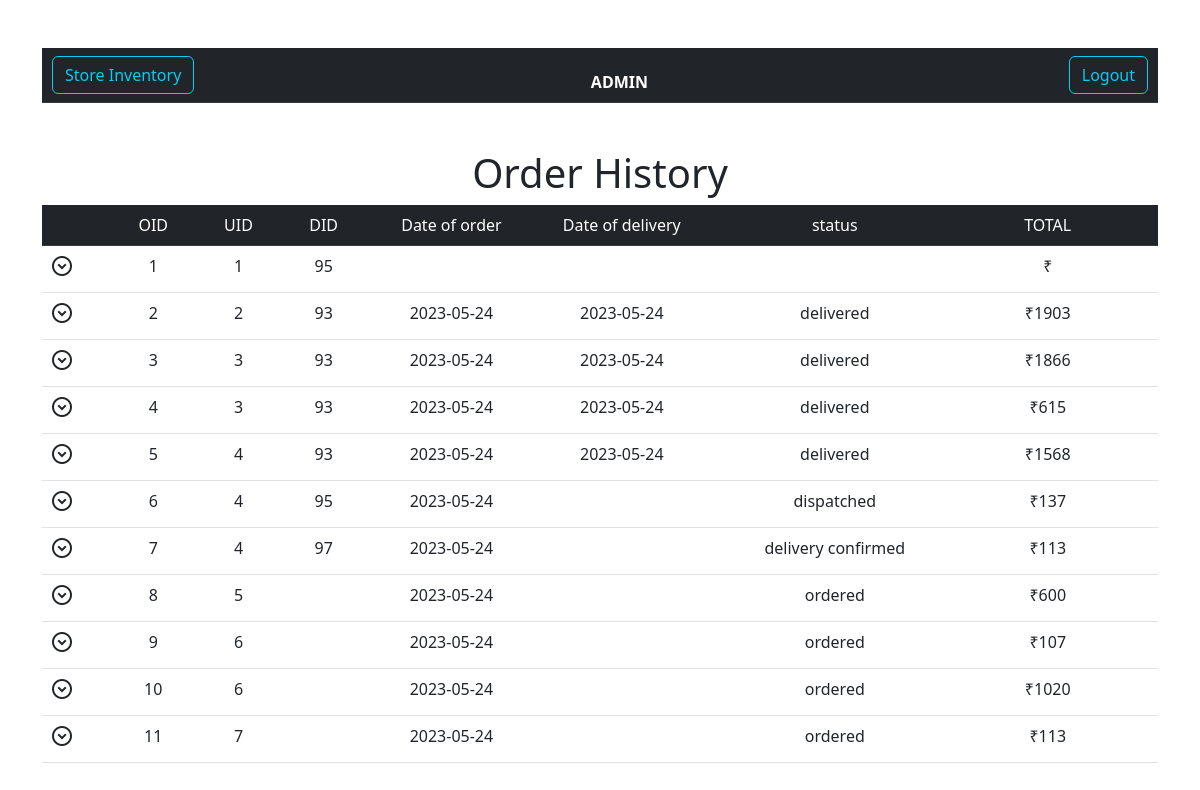
The app's page /store_order.php with its own data.
### tables this page shows
CREATE TABLE `orders` (
  `OID` int(11) NOT NULL,
  `UID` int(11) DEFAULT NULL,
  `DID` int(11) DEFAULT NULL,
  `stat` varchar(20) DEFAULT 'ordered' CHECK (`stat` in ('ordered','delivery confirmed','dispatched','delivered')),
  `Date_of_order` date DEFAULT NULL,
  `Date_of_delivery` date DEFAULT NULL,
  `total` double DEFAULT 0
);

### store_order.php (the view, shortened to what this page needs)
<!DOCTYPE html>
<html lang="en">
<head>
    <link href="https://cdn.jsdelivr.net/npm/bootstrap@5.2.3/dist/css/bootstrap.min.css" rel="stylesheet">
</head>
<body>
<?php
$conn = mysqli_connect("localhost", "root", "", "store");
 ?>
<div class="container mt-5">
        <div class="table-responsive" style="margin-bottom: 30px;">
            <table class="table table-hover table-striped">
                <thead class="table-dark ">
                    <tr>
                        <th style="text-align: left; padding-left: 10px">
                        <a href="admin.php" class="btn btn-outline-info">Store Inventory</a>
                        </th>
                        <th>ADMIN</th>
                        <th style="padding-right: 10px; text-align: right;">
                        <form method = "post" action="<?PHP echo htmlspecialchars($_SERVER['PHP_SELF']); ?>" accept-charset="UTF-8"><input type="submit" class="btn btn-outline-info" name = "Logout" value="Logout"></form>
                        </th>
                    </tr>
                </thead>
            </table>
        </div>
  <h1 style="text-align: center;">Order History</h1>
  <div class="table-responsive">
  <table class="table  ">
        <thead class="table-dark ">
            <tr><td></td><td>
            <div class="row"  style="text-align: center;">
                <div class="col-sm-1" > OID </div>
                <div class="col-sm-1" > UID </div>
                <div class="col-sm-1" > DID </div>
                <div class="col-sm-2" > Date of order </div>
                <div class="col-sm-2" > Date of delivery</div>
                <div class="col-sm-3" > status</div>
                <div class="col-sm-2" > TOTAL</div>
            </div>
</td><td></td></tr>
        </thead>
        <tbody>
            <?php
            $sql = "Select * from orders order by oid";
            $retval = mysqli_query($conn, $sql);
            if(mysqli_num_rows($retval)>0) {
                while ($row = mysqli_fetch_assoc($retval)){
                    ?>
                    <tr><td><span class="material-symbols-outlined">
                            </span></td>
                     <td> <details><summary><div class="row" style="text-align: center;">
                     <div class="col-sm-1" ><?php echo $row['OID'] ?> </div>
                     <div class="col-sm-1" ><?php echo $row['UID'] ?> </div>
                     <div class="col-sm-1" ><?php echo $row['DID'] ?> </div>
                     <div class="col-sm-2" ><?php echo  $row['Date_of_order'] ?> </div>
                     <div class="col-sm-2" ><?php echo $row['Date_of_delivery'] ?> </div>
                     <div class="col-sm-3" ><?php echo $row['stat'] ?> </div>
                     <div class="col-sm-2" ><span>&#8377;</span><?php echo $row['total'] ?> </div>
                </div>
                </summary>
                </td><td></td>
                </tr>
                <?php
                }
            }
            ?>
    </tbody>
  </table>
  </div>
</div>
</body>
</html>

### store_order.php (style rules this page uses)
details > summary { list-style: none; }

### records on screen
orders: OID "1", UID "1", DID "95"
orders: OID "2", UID "2", DID "93", Date_of_order "2023-05-24", Date_of_delivery "2023-05-24", stat "delivered", total "1903"
orders: OID "3", UID "3", DID "93", Date_of_order "2023-05-24", Date_of_delivery "2023-05-24", stat "delivered", total "1866"
orders: OID "4", UID "3", DID "93", Date_of_order "2023-05-24", Date_of_delivery "2023-05-24", stat "delivered", total "615"
orders: OID "5", UID "4", DID "93", Date_of_order "2023-05-24", Date_of_delivery "2023-05-24", stat "delivered", total "1568"
orders: OID "6", UID "4", DID "95", Date_of_order "2023-05-24", stat "dispatched", total "137"
orders: OID "7", UID "4", DID "97", Date_of_order "2023-05-24", stat "delivery confirmed", total "113"
orders: OID "8", UID "5", Date_of_order "2023-05-24", stat "ordered", total "600"
orders: OID "9", UID "6", Date_of_order "2023-05-24", stat "ordered", total "107"
orders: OID "10", UID "6", Date_of_order "2023-05-24", stat "ordered", total "1020"
orders: OID "11", UID "7", Date_of_order "2023-05-24", stat "ordered", total "113"
